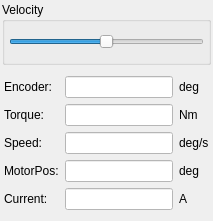
        <widget class="QWidget" name="pageVelocity">
         <layout class="QVBoxLayout" name="verticalLayout_14">
          <property name="spacing">
           <number>2</number>
          </property>
          <property name="leftMargin">
           <number>2</number>
          </property>
          <property name="topMargin">
           <number>2</number>
          </property>
          <property name="rightMargin">
           <number>2</number>
          </property>
          <property name="bottomMargin">
           <number>2</number>
          </property>
          <item>
           <widget class="QGroupBox" name="groupBox_15">
            <property name="title">
             <string>Velocity</string>
            </property>
            <layout class="QVBoxLayout" name="verticalLayout_20">
             <property name="spacing">
              <number>2</number>
             </property>
             <property name="leftMargin">
              <number>4</number>
             </property>
             <property name="topMargin">
              <number>0</number>
             </property>
             <property name="rightMargin">
              <number>4</number>
             </property>
             <property name="bottomMargin">
              <number>0</number>
             </property>
             <item>
              <widget class="SliderWithTarget" name="sliderVelocityVelocity">
               <property name="minimumSize">
                <size>
                 <width>0</width>
                 <height>40</height>
                </size>
               </property>
               <property name="mouseTracking">
                <bool>false</bool>
               </property>
               <property name="styleSheet">
                <string notr="true">margin-top:10px;

</string>
               </property>
               <property name="minimum">
                <number>-30</number>
               </property>
               <property name="maximum">
                <number>30</number>
               </property>
               <property name="singleStep">
                <number>1</number>
               </property>
               <property name="orientation">
                <enum>Qt::Horizontal</enum>
               </property>
              </widget>
             </item>
            </layout>
           </widget>
          </item>
          <item>
           <widget class="QWidget" name="widget_16" native="true">
            <layout class="QGridLayout" name="gridLayout_7">
             <property name="leftMargin">
              <number>2</number>
             </property>
             <property name="rightMargin">
              <number>2</number>
             </property>
             <item row="1" column="2">
              <widget class="QLabel" name="labelVelocitytrqUnits">
               <property name="text">
                <string>Nm</string>
               </property>
              </widget>
             </item>
             <item row="2" column="0">
              <widget class="QLabel" name="labelVelocitySpeed">
               <property name="text">
                <string>Speed:</string>
               </property>
              </widget>
             </item>
             <item row="2" column="1">
              <widget class="QLineEdit" name="editVelocitySpeed">
               <property name="maximumSize">
                <size>
                 <width>16777215</width>
                 <height>16777215</height>
                </size>
               </property>
               <property name="styleSheet">
                <string notr="true">background-color: rgb(255, 255, 255); color: rgb(35, 38, 41);</string>
               </property>
               <property name="readOnly">
                <bool>true</bool>
               </property>
              </widget>
             </item>
             <item row="4" column="0">
              <widget class="QLabel" name="labelVelocityCurrent">
               <property name="text">
                <string>Current:</string>
               </property>
              </widget>
             </item>
             <item row="1" column="1">
              <widget class="QLineEdit" name="editVelocityTorque">
               <property name="maximumSize">
                <size>
                 <width>16777215</width>
                 <height>16777215</height>
                </size>
               </property>
               <property name="styleSheet">
                <string notr="true">background-color: rgb(255, 255, 255); color: rgb(35, 38, 41);</string>
               </property>
               <property name="readOnly">
                <bool>true</bool>
               </property>
              </widget>
             </item>
             <item row="4" column="2">
              <widget class="QLabel" name="labelVelocityCurrentUnits">
               <property name="text">
                <string>A</string>
               </property>
              </widget>
             </item>
             <item row="1" column="0">
              <widget class="QLabel" name="labelVelocityTorque">
               <property name="text">
                <string>Torque:</string>
               </property>
              </widget>
             </item>
             <item row="4" column="1">
              <widget class="QLineEdit" name="editVelocityCurrent">
               <property name="styleSheet">
                <string notr="true">background-color: rgb(255, 255, 255); color: rgb(35, 38, 41);</string>
               </property>
               <property name="readOnly">
                <bool>true</bool>
               </property>
              </widget>
             </item>
             <item row="2" column="2">
              <widget class="QLabel" name="labelVelocityvelUnits">
               <property name="text">
                <string>deg/s</string>
               </property>
              </widget>
             </item>
             <item row="0" column="1">
              <widget class="QLineEdit" name="editVelocityJointPos">
               <property name="styleSheet">
                <string notr="true">background-color: rgb(255, 255, 255); color: rgb(35, 38, 41);</string>
               </property>
               <property name="readOnly">
                <bool>true</bool>
               </property>
              </widget>
             </item>
             <item row="0" column="2">
              <widget class="QLabel" name="labelVelocityposUnits">
               <property name="text">
                <string>deg</string>
               </property>
              </widget>
             </item>
             <item row="0" column="0">
              <widget class="QLabel" name="labelVelocityJointPos">
               <property name="text">
                <string>Encoder:</string>
               </property>
              </widget>
             </item>
             <item row="3" column="1">
              <widget class="QLineEdit" name="editVelocityMotorPos">
               <property name="styleSheet">
                <string notr="true">background-color: rgb(255, 255, 255); color: rgb(35, 38, 41);</string>
               </property>
              </widget>
             </item>
             <item row="3" column="2">
              <widget class="QLabel" name="labelVelocityMotorPosUnits">
               <property name="text">
                <string>deg</string>
               </property>
              </widget>
             </item>
             <item row="3" column="0">
              <widget class="QLabel" name="labelVelocityMotorPos">
               <property name="text">
                <string>MotorPos:</string>
               </property>
              </widget>
             </item>
            </layout>
           </widget>
          </item>
         </layout>
        </widget>
